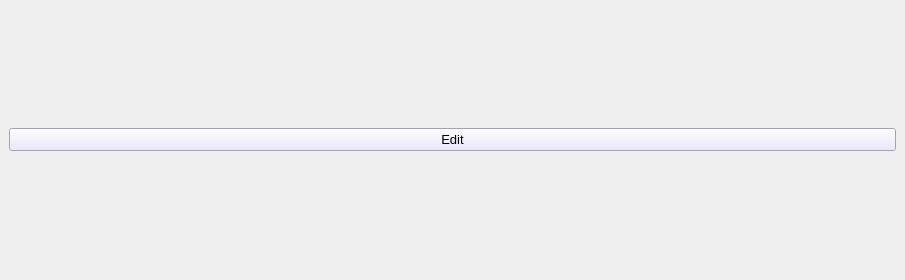
<?xml version="1.0" encoding="UTF-8"?>
<ui version="4.0">
 <class>view_toolbar_widget</class>
 <widget class="QWidget" name="view_toolbar_widget">
  <property name="geometry">
   <rect>
    <x>0</x>
    <y>0</y>
    <width>905</width>
    <height>280</height>
   </rect>
  </property>
  <property name="windowTitle">
   <string>Form</string>
  </property>
  <layout class="QGridLayout" name="gridLayout">
   <property name="leftMargin">
    <number>0</number>
   </property>
   <property name="topMargin">
    <number>0</number>
   </property>
   <property name="rightMargin">
    <number>0</number>
   </property>
   <property name="bottomMargin">
    <number>0</number>
   </property>
   <property name="horizontalSpacing">
    <number>0</number>
   </property>
   <item row="0" column="0">
    <widget class="QWidget" name="main_widget" native="true">
     <property name="styleSheet">
      <string notr="true"/>
     </property>
     <layout class="QHBoxLayout" name="horizontalLayout">
      <property name="spacing">
       <number>0</number>
      </property>
      <item>
       <widget class="QPushButton" name="edit_button">
        <property name="sizePolicy">
         <sizepolicy hsizetype="Preferred" vsizetype="Fixed">
          <horstretch>0</horstretch>
          <verstretch>0</verstretch>
         </sizepolicy>
        </property>
        <property name="styleSheet">
         <string notr="true">QPushButton{
font-family: arial;
font-size: 13px;
background: #e5e1fc;
}

QPushButton:hover {
    background-color: #d2d0ec; /* Button background color on hover */
    border: 1px solid #a39ee0; /* Button border color on hover */
}

QPushButton:pressed {
    background-color: #b2b0d8; /* Button background color when pressed */
    border: 1px solid #938fc4; /* Button border color when pressed */
}</string>
        </property>
        <property name="text">
         <string>Edit</string>
        </property>
       </widget>
      </item>
     </layout>
    </widget>
   </item>
  </layout>
 </widget>
 <resources/>
 <connections/>
</ui>
